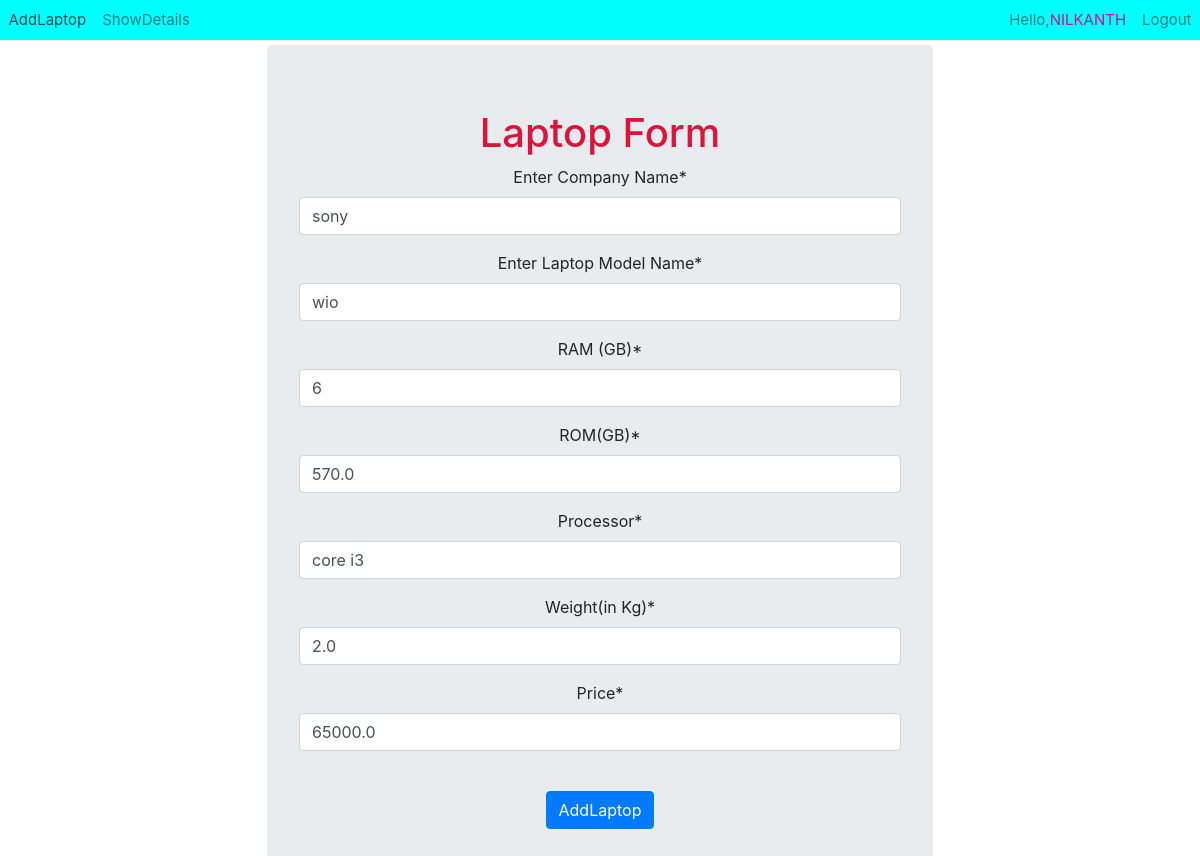
The page /laptop/update/1/ (signed in) on the database its author committed.
### Laptop/models.py (models this page shows, shortened)
class Laptop(models.Model):
    company=models.CharField(max_length=50)
    model_name=models.CharField(max_length=50)
    ram=models.IntegerField()
    rom=models.FloatField()
    processor=models.CharField(max_length=30)
    weight=models.FloatField()
    price=models.FloatField()

### Laptop/views.py (the view, shortened to what this page needs)
# urls.py: path('update/<int:id>/',Lap_update.as_view(),name='update'),
class Lap_update(LoginRequiredMixin,View):
    def get(self,request,id):
        lap_obj=Laptop.objects.get(id=id)
        form=LaptopForm(instance=lap_obj)
        template='Laptop/addlaptop.html'
        context={'form':form}
        return render(request,template,context)

### Laptop/forms.py (shortened to what this page needs)
class LaptopForm(forms.ModelForm):
    class Meta:
        model=Laptop
        fields='__all__'
        labels={
            'company':'Enter Company Name',
            'model_name':'Enter Laptop Model Name',
            'ram':'RAM (GB)',
            'rom':'ROM(GB)',
            'weight':'Weight(in Kg)'
        }

### template/Laptop/addlaptop.html (shortened to what this page needs)
{% extends "layout.html" %}
{% load crispy_forms_tags %}
{% block content %}
    <div class="container">
        <form method="post" class="jumbotron " style="margin:auto;width:60%;text-align:center;">
            <h1 style="text-align:center;color:crimson">Laptop Form</h1>
            {{form | crispy}}
            <br>
            <input type="submit" value="AddLaptop" class="btn btn-primary " style="text-align:center;">
        </form>
    </div>
{% endblock %}

### template/layout.html (shortened to what this page needs)
<!DOCTYPE html>
{% load crispy_forms_tags %}
<html lang="en">
<head>
<link rel="stylesheet" href="https://cdn.jsdelivr.net/npm/bootstrap@4.6.1/dist/css/bootstrap.min.css"></head>
<body style="background-color:white">
    <nav class="navbar navbar-expand-sm navbar-light " style="font-size:15px;font-weight:arial;background-color:aqua;color:black;padding:0.5px;margin-bottom:5px;">
      <div class="collapse navbar-collapse" id="navbarNav">
        <ul class="navbar-nav me-auto mb-2 mb-lg-0 ">
          <li class="nav-item ">
            <a class="nav-link " href="{% url 'add_laptop' %}">AddLaptop</a>
          </li>
          <li class="nav-item ">
            <a class="nav-link " href="{% url 'show_laptop' %}">ShowDetails</a>
          </li>
        </ul>
        {% if user.is_authenticated %}
            <ul class="navbar-nav ml-auto">
              <li class="nav-item ">
                  <a class="nav-link ">Hello,<span style="color:mediumvioletred">{{user.username|upper}}</span></a>
              </li>
              <li class="nav-item ">
                <a class="nav-link " href="{% url 'logout' %}">Logout</a>
              </li>
            </ul>
        {% endif %}
      </div>
    </nav>
    {% block content %}
    {% endblock %}
</body>
</html>

### rows shown on the page
Laptop: company "sony", model_name "wio", ram "6", rom "570.0", processor "core i3", weight "2.0", price "65000.0"

### other values the page prints
{{ user.username|upper }} "NILKANTH"
